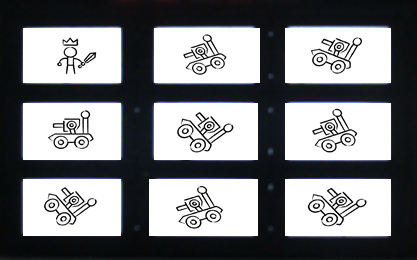
#> input picture Digital_Image _Processing_Anonmous/Experiment2/Task5/image.png, 417 x 260 px, given in place of 17.png, which was not available
$ jupyter execute --allow-errors code2.ipynb
#> lines starting #> are read from the running program, lines starting #| are printed output that depends on the picture; after the words box and inside, x2 and y2 are one past the last pixel; in counts of white or black regions, pixels touching at a corner belong together; pictures that were not available may be replaced by others from this repository, and a replacement may not be noted
[cell 1]
# 导入库
import cv2
import matplotlib.pyplot as plt
import numpy as np
import random

import torch
import numpy as np
import torchvision.datasets as datasets
import torchvision.transforms as transforms
from torch import nn
from torch.utils.data import DataLoader, Dataset, random_split
from torch.utils.tensorboard import SummaryWriter
import torch.optim as optim
import os
import torchvision.utils as vutils
import torch.nn.functional as F

[cell 2]
image = cv2.imread('./17.png', 0)
#> image: shape (260, 417); min 0, max 255, mean 125.7

plt.figure(figsize=(5,5))
plt.rcParams['font.sans-serif'] = ['FangSong']
plt.title('原图'), plt.axis('off')
plt.imshow(image, cmap='gray')
plt.show()

[cell 3]
# 进行二值化处理
_, imageBinary = cv2.threshold(image, 200, 255, cv2.THRESH_BINARY)
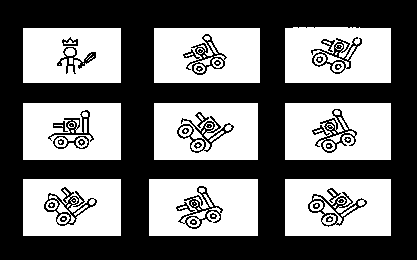
#> imageBinary: shape (260, 417); 43.9% white; 89 white regions (48 under 20 px)

# 进行轮廓查找(建立树状)
contours, hierarchy = cv2.findContours(imageBinary, cv2.RETR_EXTERNAL, cv2.CHAIN_APPROX_SIMPLE)
#> contours = 9 contours; largest, box (x1, y1, x2, y2) and area: (149, 179, 258, 236) 6048, (285, 179, 391, 236) 5880, (285, 103, 391, 160) 5880, (154, 103, 258, 160) 5768, (285, 27, 391, 83) 5728

MinArea = 4000
Nine = []
for index, contour in enumerate(contours):
    rect = cv2.minAreaRect(contour)
    area = cv2.contourArea(contour)

    # 进行筛选，可以发现九宫格轮廓的面积较其他轮廓大
    if area > MinArea:
        boxPoint = cv2.boxPoints(rect)
        x = [boxPoint[0][0], boxPoint[1][0], boxPoint[2][0], boxPoint[3][0]]
        y = [boxPoint[0][1], boxPoint[1][1], boxPoint[2][1], boxPoint[3][1]]
        x_min = int(min(x))
        x_max = int(max(x))
        y_min = int(min(y))
        y_max = int(max(y))
        Nine.append([x_min, x_max, y_min, y_max])
#> this loop made 9 passes
#> (contour, rect, area, boxPoint, x, y, x_min, x_max) on passes 1 to 3: ([[285, 179], [285, 235], [390, 235], [390, 179]], ((337.5, 207), (56, 105), -90), 5880, [[390, 235], [285, 235], [285, 179], [390, 179]], [390, 285, 285, 390], [235, 235, 179, 179], 285, 390), ([[149, 179], [149, 235], [257, 235], [257, 179]], ((203, 207), (56, 108), -90), 6048, [[257, 235], [149, 235], [149, 179], [257, 179]], [257, 149, 149, 257], [235, 235, 179, 179], 149, 257), ([[23, 179], [23, 235], [120, 235], [120, 179]], ((71.5, 207), (56, 97), -90), 5432, [[120, 235], [23, 235], [23, 179], [120, 179]], [120, 23, 23, 120], [235, 235, 179, 179], 23, 119)
#> (rect, area, boxPoint, x, y, x_min, x_max, y_min) on pass 9: (((337.5, 54.5), (55, 105), -90), 5728, [[390, 82], [285, 82], [285, 27], [390, 27]], [390, 285, 285, 390], [82, 82, 27, 27], 285, 390, 27)
#> after the loop, Nine = [[285, 390, 179, 235], [149, 257, 179, 235], [23, 119, 178, 234], [285, 390, 103, 159], [154, 257, 103, 159], [23, 119, 103, 159], [154, 259, 28, 82], [23, 119, 28, 81], [285, 390, 27, 82]]

# 使用内部轮廓数量这一特征进行筛选
minNum = 100
minIndex = -1
for i in range(len(Nine)):
    roi = imageBinary[Nine[i][2]:Nine[i][3], Nine[i][0]:Nine[i][1]]
    # 计算当前ROI中的轮廓数量
    # 其中数量最少的是人

    # 由于存在一些微小空洞，而这会影响到小人的识别
    kernel = cv2.getStructuringElement(cv2.MORPH_RECT, (2, 2))
    errode = cv2.morphologyEx(roi, cv2.MORPH_OPEN, kernel)
    contoursCut, _ = cv2.findContours(errode, cv2.RETR_LIST, cv2.CHAIN_APPROX_SIMPLE)
    print(len(contoursCut))
    if len(contoursCut) < minNum:
        minNum = len(contoursCut)
        minIndex = i
#> this loop made 9 passes
#> minNum on passes 1, 2, 8: 16, 15, 7
#| 16
#| 15
#| 18
#| 17
#| 20
#| 17
#| 18
#| 7
#> (further printed lines are left out)
#> errode: shape (55, 105); 86.9% white; 10 black regions (6 under 20 px), largest, box (x1, y1, x2, y2) and area: (27, 11, 78, 48) 609, (72, 0, 105, 2) 66, (32, 30, 39, 37) 26, (51, 38, 58, 44) 26
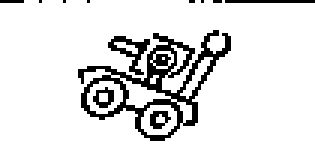
#> roi: shape (55, 105) (shown 3 times larger); 89.1% white; black in thin lines or dots, all inside (x1, y1, x2, y2) = (0, 0, 105, 47)
#> after the loop, minIndex = 7; minNum = 7

print("MinNum: {}\tMinIndex: {}".format(minNum, minIndex))
#| MinNum: 7	MinIndex: 7
resultImage = imageBinary[Nine[minIndex][2]:Nine[minIndex][3], Nine[minIndex][0]:Nine[minIndex][1]]
#> resultImage: shape (53, 96); 93.1% white; black in thin lines or dots, all inside (x1, y1, x2, y2) = (34, 9, 73, 46)

plt.figure(figsize=(16,8))
plt.rcParams['font.sans-serif'] = ['FangSong']
plt.subplot(221), plt.title('原图'), plt.axis('off')
plt.imshow(imageBinary, cmap='gray')
plt.subplot(222), plt.title('分割图'), plt.axis('off')
plt.imshow(resultImage, cmap='gray')

[cell 4]
root_dir = "./peopleCar"
classes = ['car', 'people']

[cell 5]
# 进行分割
#分割九宫格函数
def NineCut(image, flag=0):
    imageNum = 0
    imageGray = cv2.cvtColor(image, cv2.COLOR_BGR2GRAY)
    _, imageBinary = cv2.threshold(imageGray, 200, 255, cv2.THRESH_BINARY)

    kernel = cv2.getStructuringElement(cv2.MORPH_RECT, (3, 3))

    imageNineErode = cv2.morphologyEx(imageBinary, cv2.MORPH_ERODE, kernel)
    contoursNine, hierarchyNine = cv2.findContours(imageNineErode, cv2.RETR_EXTERNAL, cv2.CHAIN_APPROX_SIMPLE)

    imageROIs = []
    cornerBox = []
    # 进行九宫格轮廓的筛选，以便于进行分割
    for contour in contoursNine:
        rect = cv2.minAreaRect(contour)
        area = cv2.contourArea(contour)

        if area > MinArea:
            # 得到该轮廓的最小面积矩形的四个角点
            cornerPoint = cv2.boxPoints(rect)
            x = [cornerPoint[0][0], cornerPoint[1][0], cornerPoint[2][0], cornerPoint[3][0]]
            y = [cornerPoint[0][1], cornerPoint[1][1], cornerPoint[2][1], cornerPoint[3][1]]

            x_min = int(min(x))
            x_max = int(max(x))
            y_min = int(min(y))
            y_max = int(max(y))

            # 通过四个角点进行图像分割
            cornerBox.append([x_min, x_max, y_min, y_max])
            imageROI = image[y_min:y_max, x_min:x_max]
            imageROI = cv2.resize(imageROI, (128, 128))
            imageNum = imageNum + 1

            # 如果标志位等于1，则将该图片进行存储
            # 在制作数据集的时候进行使用
            if flag == 1:
                cv2.imwrite(root_dir + '/original/' + str(imageNum)+ '.jpg', imageROI)
            imageROIs.append(imageROI)

    return imageROIs, cornerBox

[cell 6]
# 添加噪声
def sp_noise(noise_img, proportion):
    height, width = noise_img.shape[0], noise_img.shape[1]#获取高度宽度像素值
    num = int(height * width * proportion) #一个准备加入多少噪声小点
    for i in range(num):
        w = random.randint(0, width - 1)
        h = random.randint(0, height - 1)
        if random.randint(0, 1) == 0:
            noise_img[h, w] = 0
        else:
            noise_img[h, w] = 255
    return noise_img

def gaussian_noise(img, mean, sigma):
    # 将图片灰度标准化
    img = img / 255
    # 产生高斯 noise
    noise = np.random.normal(mean, sigma, img.shape)
    # 将噪声和图片叠加
    gaussian_out = img + noise
    # 将超过 1 的置 1，低于 0 的置 0
    gaussian_out = np.clip(gaussian_out, 0, 1)
    # 将图片灰度范围的恢复为 0-255
    gaussian_out = np.uint8(gaussian_out*255)
    # 将噪声范围搞为 0-255
    # noise = np.uint8(noise*255)
    return gaussian_out# 这里也会返回噪声，注意返回值

def random_noise(image, noise_num):
    # cv2.imshow("src", img)
    rows, cols, chn = image.shape
    # 加噪声
    for i in range(noise_num):
        x = np.random.randint(0, rows)#随机生成指定范围的整数
        y = np.random.randint(0, cols)
        image[x-1:x+1, y-1:y+1, :] = 255
    return image

def rotate_image_randomly(image, angle_range=(-10, 10)):
    # 获取图像尺寸
    (h, w) = image.shape[:2]

    # 旋转中心为图像中心
    center = (w // 2, h // 2)

    # 生成随机角度
    angle = random.uniform(angle_range[0], angle_range[1])

    # 获取旋转矩阵
    # 注意OpenCV的旋转角度是逆时针的，所以要旋转顺时针角度，需要传入负值
    M = cv2.getRotationMatrix2D(center, -angle, 1.0)

    # 计算旋转后的图像尺寸
    cos = np.abs(M[0, 0])
    sin = np.abs(M[0, 1])

    # 计算新图像的边界
    nW = int((h * sin) + (w * cos))
    nH = int((h * cos) + (w * sin))

    # 调整旋转矩阵以考虑平移
    M[0, 2] += (nW / 2) - center[0]
    M[1, 2] += (nH / 2) - center[1]

    # 使用仿射变换进行旋转
    rotated = cv2.warpAffine(image, M, (nW, nH))

    return rotated

data_path = './peopleCar/train'
path_list = os.listdir(data_path)
# print(path_list)
for i in path_list:
    index_path = data_path+'/'+i
    index_list = os.listdir(index_path)

    # 使小人的数据集和小车的数据集数量相当
    if i ==  "people":
        epochs = 200
    else:
        epochs = 25

    for j in index_list:
        image_path = index_path + '/' + j
        print(image_path)
        image = cv2.imread(image_path)
#> image is the input picture: shape (260, 417, 3); mean B, G, R 129.1, 126.1, 124.5
        for epoch in range(epochs):
            img = image.copy()
            # 数据增强操作，来制作更多数据集
            rot1 = gaussian_noise(img, 0, 0.15)  # 高斯噪声
            rot2 = random_noise(img, 100)
            rot3 = sp_noise(img, 0.025)
            rot4 = rotate_image_randomly(img)

            img1 = cv2.resize(rot1, (128, 128))
            img2 = cv2.resize(rot2, (128, 128))
            img3 = cv2.resize(rot3, (128, 128))
            img4 = cv2.resize(rot4, (128, 128))
            # 将这些图片进行存储，后续用来制作数据集
            cv2.imwrite(index_path + '/' + j.split('.')[0] + str(epoch) + 'gn.jpg', img1)
            cv2.imwrite(index_path + '/' + j.split('.')[0] + str(epoch) + 'rn.jpg', img2)
            cv2.imwrite(index_path + '/' + j.split('.')[0] + str(epoch) + 'sn.jpg', img3)
            cv2.imwrite(index_path + '/' + j.split('.')[0] + str(epoch) + 'ro.jpg', img4)
#> this loop made 25 passes
#> pass 1, in gaussian_noise, `gaussian_out = img + noise`:
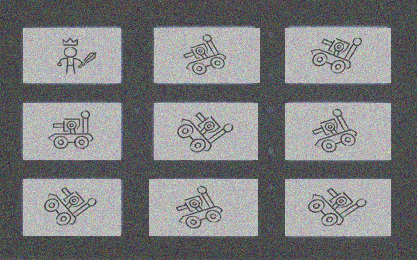
#> gaussian_out: shape (260, 417, 3) float64; mean of channels 0, 1, 2 0.506, 0.495, 0.489; drawn with min black and max white
#> pass 1, in gaussian_noise, `gaussian_out = np.clip(gaussian_out, 0, 1)`:
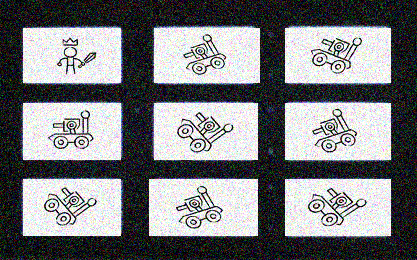
#> gaussian_out: shape (260, 417, 3) float64; mean of channels 0, 1, 2 0.495, 0.486, 0.482; drawn as B, G, R
#> after the loop:
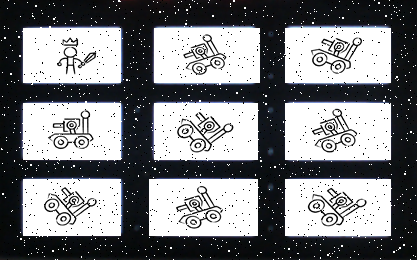
#> img: shape (260, 417, 3); mean B, G, R 129.6, 126.7, 125.1
#> after the loop:
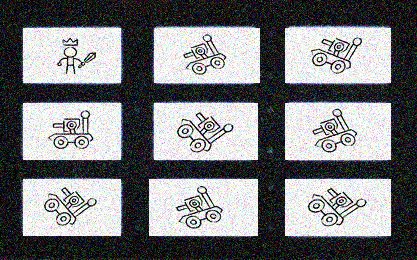
#> rot1: shape (260, 417, 3); mean B, G, R 126, 123.6, 122.3
#> after the loop:
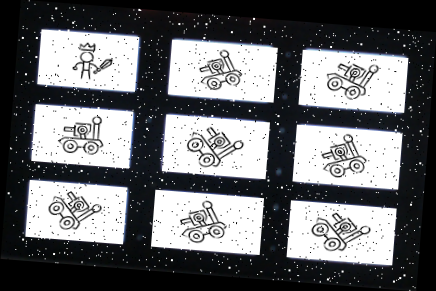
#> rot4: shape (291, 436, 3); mean B, G, R 110.7, 108.2, 106.9
#             print(i + ' have saved more img')

[cell 7]
image = cv2.imread('./17.png')
# 进行分割制作数据集
imageROIs, cornerBox = NineCut(image, 1)
#> in NineCut, `_, imageBinary = cv2.threshold(imageGray, 200, 255, cv2.THRESH_BINARY)`: imageBinary: shape (260, 417); 43.9% white; 89 white regions (48 under 20 px), largest, box (x1, y1, x2, y2) and area: (149, 179, 258, 236) 5524, (285, 179, 391, 236) 5239, (285, 103, 391, 160) 5223
#> in NineCut, `kernel = cv2.getStructuringElement(cv2.MORPH_RECT, (3, 3))`: kernel = [[1, 1, 1], [1, 1, 1], [1, 1, 1]]
#> in NineCut, `imageNineErode = cv2.morphologyEx(imageBinary, cv2.MORPH_ERODE, kernel)`:
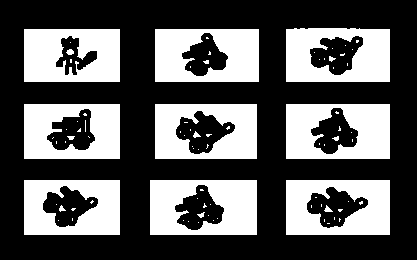
#> imageNineErode: shape (260, 417); 35.9% white; 83 white regions (66 under 20 px)
#> in NineCut, `contoursNine, hierarchyNine = cv2.findContours(imageNineErode, cv2.RET..`: contoursNine = 9 contours; largest, box (x1, y1, x2, y2) and area: (150, 180, 257, 235) 5724, (286, 180, 390, 235) 5562, (286, 104, 390, 159) 5562, (155, 104, 257, 159) 5454, (286, 28, 390, 82) 5410
#> the loop in NineCut, `for contour in contoursNine:` made 9 passes
#> (contour, rect, area, cornerPoint, x, y, x_min, x_max) on passes 1 to 3: ([[286, 180], [286, 234], [389, 234], [389, 180]], ((337.5, 207), (54, 103), -90), 5562, [[389, 234], [286, 234], [286, 180], [389, 180]], [389, 286, 286, 389], [234, 234, 180, 180], 286, 389), ([[150, 180], [150, 234], [256, 234], [256, 180]], ((203, 207), (54, 106), -90), 5724, [[256, 234], [150, 234], [150, 180], [256, 180]], [256, 150, 150, 256], [234, 234, 180, 180], 150, 256), ([[24, 180], [24, 234], [119, 234], [119, 180]], ((71.5, 207), (54, 95), -90), 5130, [[119, 234], [24, 234], [24, 180], [119, 180]], [119, 24, 24, 119], [234, 234, 180, 180], 24, 119)
#> (rect, area, cornerPoint, x, y, x_min, x_max, y_min) on pass 9: (((337.5, 54.5), (53, 103), -90), 5410, [[389, 81], [286, 81], [286, 28], [389, 28]], [389, 286, 286, 389], [81, 81, 28, 28], 286, 389, 28)
#> pass 1, in NineCut, `imageROI = cv2.resize(imageROI, (128, 128))`:
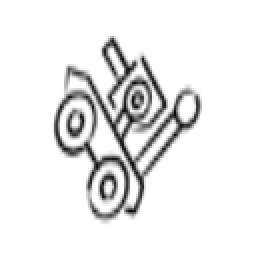
#> imageROI: shape (128, 128, 3) (shown 2 times larger); min 7, max 255, mean 235.2
#> after the loop in NineCut, `for contour in contoursNine:`: cornerBox = [[286, 389, 180, 234], [150, 256, 180, 234], [24, 119, 180, 234], [286, 389, 104, 158], [155, 256, 104, 158], [24, 119, 104, 158], [155, 258, 29, 81], [24, 119, 29, 81], [286, 389, 28, 81]]; imageNum = 9; imageROIs = 9 items
#> imageROIs = 9 items

#> (a cell that did not finish here is left out)

[cell 9]
# 设置学习率
learning_rate = 1e-3
# 迭代次数
epochs = 50
# 设置优化器
#> (the rest of this cell did not finish here and is left out)

#> (a cell that did not finish here is left out)

[cell 11]
# 训练函数
# [23 lines left out: function train, not called in this run]

[cell 12]
# 评估函数
# [17 lines left out: function eval, not called in this run]

[cell 13]
Loss = []
Accuracy = []
ListEpochs = list(range(1,epochs+1))
#> (the rest of this cell did not finish here and is left out)

[cell 14]
# 画图操作
# 同时进行存储
plt.subplot(121)
#> (the rest of this cell did not finish here and is left out)

[cell 15]
# 识别函数
# [9 lines left out: function recog, not called in this run]

[cell 16]
# 加载模型
# 设置权重文件的路径
state_dict_path = "C:/Users/Whales/图像处理与模式识别第二次实验/mymodel.model"
#判断路径是否存在
if os.path.exists(state_dict_path):
    # 如果权重文件存在，则把他加载进来
    print("model path exists")
    PredictModel = CNN(2).to(device)
    state_dict = torch.load(state_dict_path)
    PredictModel.load_state_dict(state_dict)
else:
    print("model path dosen exist")

image = cv2.imread('./17.png')
imageRGB = cv2.cvtColor(image, cv2.COLOR_BGR2RGB)
polishedImage = imageRGB.copy()

# 得到当前图片各个九宫格中的图像
imageROIs, cornerBox = NineCut(image)
#> the loop in NineCut (call 2), `for contour in contoursNine:` made 9 passes
#> (contour, rect, area, cornerPoint, x, y, x_min, x_max) on passes 1 to 3: ([[286, 180], [286, 234], [389, 234], [389, 180]], ((337.5, 207), (54, 103), -90), 5562, [[389, 234], [286, 234], [286, 180], [389, 180]], [389, 286, 286, 389], [234, 234, 180, 180], 286, 389), ([[150, 180], [150, 234], [256, 234], [256, 180]], ((203, 207), (54, 106), -90), 5724, [[256, 234], [150, 234], [150, 180], [256, 180]], [256, 150, 150, 256], [234, 234, 180, 180], 150, 256), ([[24, 180], [24, 234], [119, 234], [119, 180]], ((71.5, 207), (54, 95), -90), 5130, [[119, 234], [24, 234], [24, 180], [119, 180]], [119, 24, 24, 119], [234, 234, 180, 180], 24, 119)
#> pass 3, in NineCut (call 2), `imageROI = cv2.resize(imageROI, (128, 128))`:
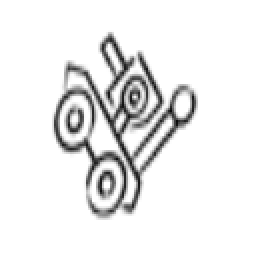
#> imageROI: shape (128, 128, 3) (shown 2 times larger); min 5, max 255, mean 235.7
#> after the loop in NineCut (call 2), `for contour in contoursNine:`: imageNum = 9
#> (the rest of this cell did not finish here and is left out)
